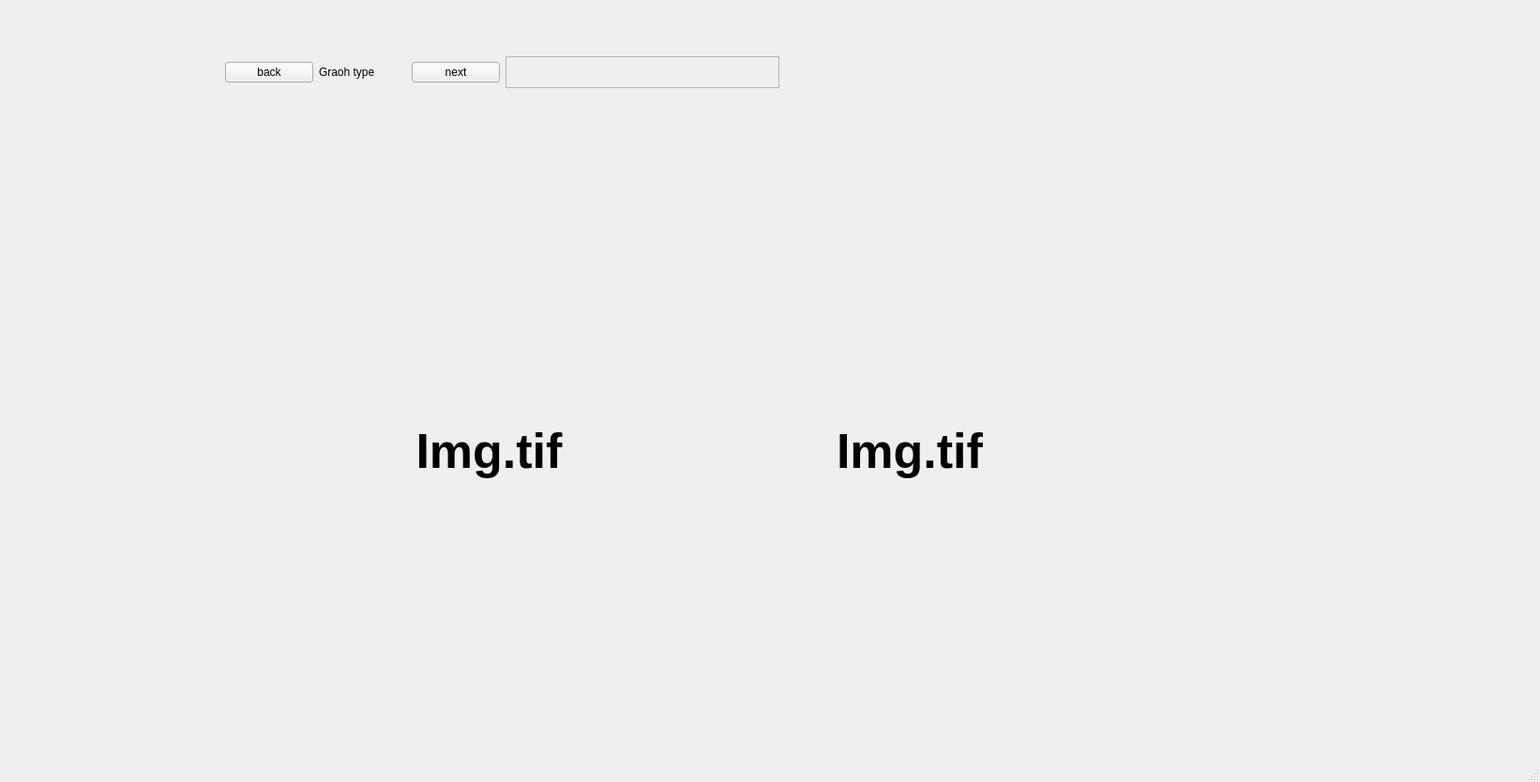
<?xml version="1.0" encoding="UTF-8"?>
<ui version="4.0">
 <class>MainWindow</class>
 <widget class="QMainWindow" name="MainWindow">
  <property name="geometry">
   <rect>
    <x>0</x>
    <y>0</y>
    <width>1642</width>
    <height>834</height>
   </rect>
  </property>
  <property name="windowTitle">
   <string>MainWindow</string>
  </property>
  <widget class="QWidget" name="centralwidget">
   <widget class="QWidget" name="">
    <property name="geometry">
     <rect>
      <x>240</x>
      <y>60</y>
      <width>591</width>
      <height>34</height>
     </rect>
    </property>
    <layout class="QHBoxLayout" name="horizontalLayout_3">
     <item>
      <layout class="QHBoxLayout" name="horizontalLayout_2">
       <item>
        <widget class="QPushButton" name="back">
         <property name="text">
          <string>back</string>
         </property>
        </widget>
       </item>
       <item>
        <widget class="QLabel" name="label_3">
         <property name="text">
          <string>Graoh type</string>
         </property>
        </widget>
       </item>
       <item>
        <widget class="QPushButton" name="next">
         <property name="text">
          <string>next</string>
         </property>
        </widget>
       </item>
      </layout>
     </item>
     <item>
      <layout class="QVBoxLayout" name="verticalLayout">
       <item>
        <widget class="QFrame" name="frame">
         <property name="frameShape">
          <enum>QFrame::StyledPanel</enum>
         </property>
         <property name="frameShadow">
          <enum>QFrame::Raised</enum>
         </property>
        </widget>
       </item>
      </layout>
     </item>
    </layout>
   </widget>
   <widget class="QWidget" name="">
    <property name="geometry">
     <rect>
      <x>300</x>
      <y>220</y>
      <width>891</width>
      <height>521</height>
     </rect>
    </property>
    <layout class="QHBoxLayout" name="horizontalLayout">
     <item>
      <widget class="QLabel" name="label">
       <property name="font">
        <font>
         <pointsize>39</pointsize>
         <weight>75</weight>
         <bold>true</bold>
        </font>
       </property>
       <property name="text">
        <string>Img.tif</string>
       </property>
       <property name="alignment">
        <set>Qt::AlignCenter</set>
       </property>
      </widget>
     </item>
     <item>
      <widget class="QLabel" name="label_2">
       <property name="font">
        <font>
         <pointsize>39</pointsize>
         <weight>75</weight>
         <bold>true</bold>
        </font>
       </property>
       <property name="text">
        <string>Img.tif</string>
       </property>
       <property name="alignment">
        <set>Qt::AlignCenter</set>
       </property>
      </widget>
     </item>
    </layout>
   </widget>
  </widget>
  <widget class="QMenuBar" name="menubar">
   <property name="geometry">
    <rect>
     <x>0</x>
     <y>0</y>
     <width>1642</width>
     <height>43</height>
    </rect>
   </property>
  </widget>
  <widget class="QStatusBar" name="statusbar"/>
 </widget>
 <resources/>
 <connections/>
</ui>
